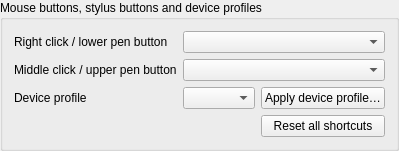
        <widget class="QGroupBox" name="inputDevicesGroupBox">
         <property name="title">
          <string>Mouse buttons, stylus buttons and device profiles</string>
         </property>
         <layout class="QGridLayout" name="inputDevicesLayout">
          <item row="0" column="0">
           <widget class="QLabel" name="rightClickActionLabel">
            <property name="text">
             <string>Right click / lower pen button</string>
            </property>
           </widget>
          </item>
          <item row="0" column="1" colspan="2">
           <widget class="QComboBox" name="rightClickAction"/>
          </item>
          <item row="1" column="0">
           <widget class="QLabel" name="middleClickActionLabel">
            <property name="text">
             <string>Middle click / upper pen button</string>
            </property>
           </widget>
          </item>
          <item row="1" column="1" colspan="2">
           <widget class="QComboBox" name="middleClickAction"/>
          </item>
          <item row="2" column="0">
           <widget class="QLabel" name="shortcutProfileLabel">
            <property name="text">
             <string>Device profile</string>
            </property>
           </widget>
          </item>
          <item row="2" column="1">
           <widget class="QComboBox" name="shortcutProfile">
            <property name="sizePolicy">
             <sizepolicy hsizetype="Expanding" vsizetype="Fixed">
              <horstretch>0</horstretch>
              <verstretch>0</verstretch>
             </sizepolicy>
            </property>
           </widget>
          </item>
          <item row="2" column="2">
           <widget class="QPushButton" name="applyShortcutProfileButton">
            <property name="text">
             <string>Apply device profile…</string>
            </property>
           </widget>
          </item>
          <item row="3" column="2">
           <widget class="QPushButton" name="resetAllShortcutsButton">
            <property name="text">
             <string>Reset all shortcuts</string>
            </property>
           </widget>
          </item>
         </layout>
        </widget>
